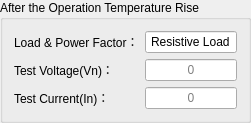
    <widget class="QGroupBox" name="groupBox_13">
     <property name="geometry">
      <rect>
       <x>580</x>
       <y>530</y>
       <width>251</width>
       <height>111</height>
      </rect>
     </property>
     <property name="font">
      <font>
       <weight>50</weight>
       <bold>false</bold>
      </font>
     </property>
     <property name="styleSheet">
      <string notr="true"/>
     </property>
     <property name="title">
      <string>After the Operation Temperature Rise</string>
     </property>
     <layout class="QGridLayout" name="gridLayout_4">
      <item row="0" column="0">
       <widget class="QLabel" name="label_35">
        <property name="styleSheet">
         <string notr="true"/>
        </property>
        <property name="text">
         <string>Load &amp; Power Factor：</string>
        </property>
        <property name="alignment">
         <set>Qt::AlignLeading|Qt::AlignLeft|Qt::AlignVCenter</set>
        </property>
       </widget>
      </item>
      <item row="0" column="1">
       <widget class="QLineEdit" name="lineEditRn_4">
        <property name="focusPolicy">
         <enum>Qt::NoFocus</enum>
        </property>
        <property name="text">
         <string>Resistive Load</string>
        </property>
        <property name="echoMode">
         <enum>QLineEdit::Normal</enum>
        </property>
        <property name="alignment">
         <set>Qt::AlignCenter</set>
        </property>
        <property name="readOnly">
         <bool>true</bool>
        </property>
       </widget>
      </item>
      <item row="1" column="0">
       <widget class="QLabel" name="label_33">
        <property name="styleSheet">
         <string notr="true"/>
        </property>
        <property name="text">
         <string>Test Voltage(Vn)：</string>
        </property>
        <property name="alignment">
         <set>Qt::AlignLeading|Qt::AlignLeft|Qt::AlignVCenter</set>
        </property>
       </widget>
      </item>
      <item row="1" column="1">
       <widget class="QLineEdit" name="lineEditVn_t_4">
        <property name="focusPolicy">
         <enum>Qt::NoFocus</enum>
        </property>
        <property name="toolTip">
         <string>V</string>
        </property>
        <property name="text">
         <string/>
        </property>
        <property name="alignment">
         <set>Qt::AlignCenter</set>
        </property>
        <property name="readOnly">
         <bool>true</bool>
        </property>
        <property name="placeholderText">
         <string>0</string>
        </property>
       </widget>
      </item>
      <item row="2" column="0">
       <widget class="QLabel" name="label_34">
        <property name="styleSheet">
         <string notr="true"/>
        </property>
        <property name="text">
         <string>Test Current(In)：</string>
        </property>
        <property name="alignment">
         <set>Qt::AlignLeading|Qt::AlignLeft|Qt::AlignVCenter</set>
        </property>
       </widget>
      </item>
      <item row="2" column="1">
       <widget class="QLineEdit" name="lineEditIn_t_4">
        <property name="focusPolicy">
         <enum>Qt::NoFocus</enum>
        </property>
        <property name="toolTip">
         <string>A</string>
        </property>
        <property name="alignment">
         <set>Qt::AlignCenter</set>
        </property>
        <property name="placeholderText">
         <string>0</string>
        </property>
       </widget>
      </item>
     </layout>
    </widget>
